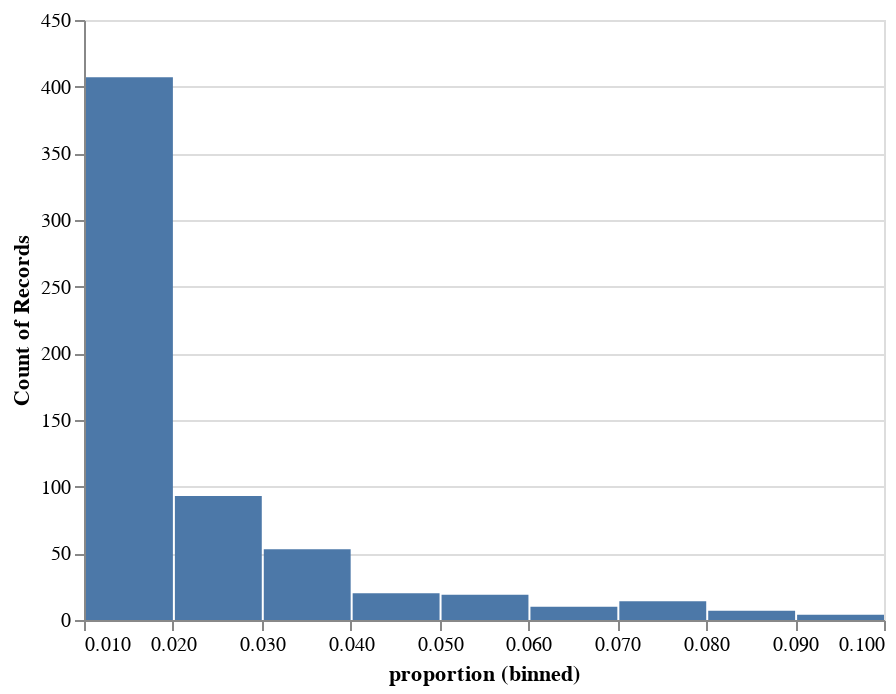

Notebook code for this chart:
### Markdown cell above
If we zoom in on the proportions less than 0.1 (that's 10 articles in a sample of 100) we see that they're mostly less that 0.01 (or 1 article in 100). It seems likely that these are false positives.

### Code cell
alt.Chart(df.loc[df['proportion'] < 0.1]).mark_bar().encode(
    x=alt.X('proportion:Q', bin=True),
    y='count():Q'
)

### Figure 1 — Vega-Lite specification as saved in the notebook (floating-point values rounded to 4 significant figures; data arrays with more than 128 entries replaced by an {"elided": "..."} marker saying what was removed)
{"config": {"view": {"continuousWidth": 400, "continuousHeight": 300}}, "data": {"name": "data-73bbf80ecf86db6ddbd5d4494cbe9bdc"}, "mark": "bar", "encoding": {"x": {"type": "quantitative", "bin": true, "field": "proportion"}, "y": {"type": "quantitative", "aggregate": "count"}}, "$schema": "https://vega.github.io/schema/vega-lite/v4.8.1.json", "datasets": {"data-73bbf80ecf86db6ddbd5d4494cbe9bdc": {"elided": "627 records"}}}
